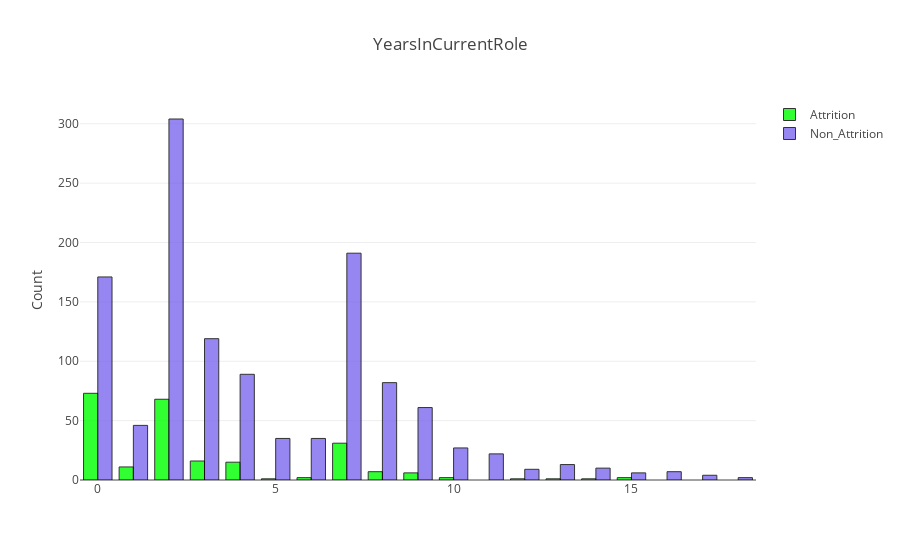

The cell this chart's notebook holds for it:
### Code cell
plot_bar('YearsInCurrentRole')

### Figure 1 — Plotly figure (JSON) as saved in the notebook; plotly's stock layout.template omitted (floating-point values rounded to 4 significant figures)
{"data": [{"marker": {"color": "lime", "line": {"color": "#000000", "width": 1}}, "name": "Attrition", "opacity": 0.8, "type": "bar", "uid": "f533ad34-3e9c-439e-82b4-08967b7ad8c4", "x": [0, 2, 7, 3, 4, 1, 8, 9, 15, 10, 6, 14, 13, 12, 5], "y": [73, 68, 31, 16, 15, 11, 7, 6, 2, 2, 2, 1, 1, 1, 1]}, {"marker": {"color": "mediumslateblue", "line": {"color": "#000000", "width": 1}}, "name": "Non_Attrition", "opacity": 0.8, "type": "bar", "uid": "1d2fa50c-289b-4f5b-aa28-747c8fb506fb", "x": [2, 7, 0, 3, 4, 8, 9, 1, 6, 5, 10, 11, 13, 14, 12, 16, 15, 17, 18], "y": [304, 191, 171, 119, 89, 82, 61, 46, 35, 35, 27, 22, 13, 10, 9, 7, 6, 4, 2]}], "layout": {"title": {"text": "YearsInCurrentRole"}, "yaxis": {"title": {"text": "Count"}}}}
